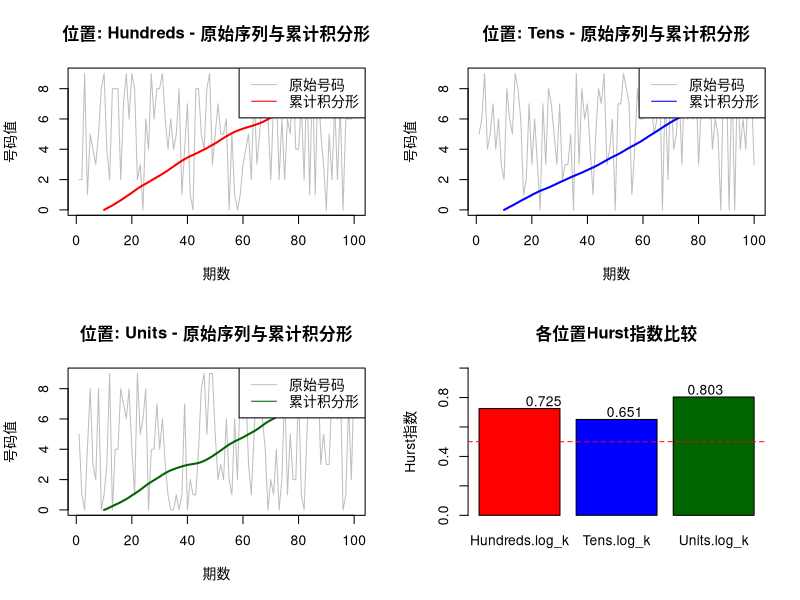

Write R code to recreate this figure.
# @author: my@daisg.com
# @date: 2016-09-19
# @version: 1.0
# Copyright (c) 2016 daisg
# SPDX-License-Identifier: GPL-3
# @brief/ Description
## Super 3D lottery with Fractal Theory
## 福彩3D累计积分形分析算法

# # -----------------------------------------
# # A：数据准备与任务创建
# # -----------------------------------------

# 方法1：自建包获取数据：数据 3D_Data。
# library(GH.AN.LIST) 
# Super3D_Data <- GH_LIST(5,1000,4) #参数(3D代码、期数、字段数)
# str(Super3D_Data) # 数据集的基本信息
# head(Super3D_Data)  # 前几行数据
# sum(is.na(Super3D_Data)) # 检查缺失值

# 方法2：导入本地CSV格式的历史数据
# 方法3：模拟生成随机的福彩3D历史数据
## 格式：期号(ISSUE), 百位(Hundreds), 十位(Tens), 个位(Units)
set.seed(123) # 设置随机种子确保示例可重现
n_periods <- 100 # 设置期数
## 生成随机数据
Super3D_history <- data.frame(
  ISSUE = 240001:(240000 + n_periods),
  Hundreds = sample(0:9, n_periods, replace = TRUE),
  Tens = sample(0:9, n_periods, replace = TRUE),
  Units = sample(0:9, n_periods, replace = TRUE)
)
# 方法4：爬虫
# source("./SPIDER_3D.R",encoding="utf-8")
# Super3D_history <- SP_3D(1000)

# # -----------------------------------------
# # B：累计积分形转换函数
# # -----------------------------------------
fractal_cumulative_transform <- function(ts_data, window_size = 10) {
  # 参数:
  # ts_data: 数值向量，一个位置的历史号码序列
  # window_size: 滑动窗口大小，用于平滑序列
  
  n <- length(ts_data)
  if (n < window_size) {
    stop("数据量不足，需要至少", window_size, "期数据进行分形分析")
  }
  
  # 基础累计积：对原始序列进行累加
  simple_cumsum <- cumsum(ts_data)
  
  # 滑动窗口平均累计积：平滑序列，减少随机波动
  smoothed_cumsum <- stats::filter(simple_cumsum, 
                                   rep(1/window_size, window_size), 
                                   sides = 1)
  
  # 标准化累计积分形值
  normalized_fractal <- (smoothed_cumsum - min(smoothed_cumsum, na.rm = TRUE)) / 
    (max(smoothed_cumsum, na.rm = TRUE) - min(smoothed_cumsum, na.rm = TRUE))
  
  return(list(
    simple_cumsum = simple_cumsum,
    smoothed_cumsum = smoothed_cumsum,
    normalized_fractal = normalized_fractal
  ))
}

# # -----------------------------------------
# # C：分形维数估算函数（通过Hurst指数）
# # -----------------------------------------
calculate_hurst <- function(ts_data) {
  # 使用重标极差分析法(R/S分析法)计算Hurst指数
  # Hurst指数与分形维数D的关系：D = 2 - H
  # H > 0.5: 序列具有持续性; H < 0.5: 序列具有反持续性; H = 0.5: 随机序列
  
  n <- length(ts_data)
  if (n < 10) return(NA)
  
  # 将序列分成多个子区间
  max_k <- floor(n/2)
  r_s_ratio <- numeric(max_k)
  
  for (k in 2:max_k) {
    # 将序列分成m个长度为k的子区间
    m <- floor(n/k)
    if (m < 2) next
    
    # 计算每个子区间的重标极差(R/S)
    r_s_values <- numeric(m)
    for (i in 1:m) {
      subset_data <- ts_data[((i-1)*k+1):(i*k)]
      mean_val <- mean(subset_data)
      deviation <- subset_data - mean_val
      z <- cumsum(deviation) # 累积离差
      r <- max(z) - min(z)   # 极差
      s <- sd(subset_data)    # 标准差
      if (s > 0) r_s_values[i] <- r/s
    }
    
    r_s_ratio[k] <- mean(r_s_values, na.rm = TRUE)
  }
  
  # 剔除无效值
  valid_indices <- which(r_s_ratio > 0)
  if (length(valid_indices) < 3) return(NA)
  
  # 对log(k)和log(R/S)进行线性回归，斜率即为Hurst指数
  k_values <- valid_indices
  log_k <- log(k_values)
  log_rs <- log(r_s_ratio[k_values])
  
  model <- lm(log_rs ~ log_k)
  hurst <- coef(model)[2]
  
  return(hurst)
}

# # -----------------------------------------
# # D：累计积分形预测函数
# # -----------------------------------------
fractal_predict <- function(ts_data, steps = 1, window_size = 10) {
  # 基于累计积分形序列的趋势进行预测
  n <- length(ts_data)
  
  # 计算累计积分形序列
  fractal_seq <- fractal_cumulative_transform(ts_data, window_size)
  cumsum_vals <- fractal_seq$simple_cumsum
  
  # 使用线性回归拟合近期趋势
  recent_data <- data.frame(
    time = 1:length(cumsum_vals),
    value = cumsum_vals
  )
  
  # 拟合最近window_size*2期的趋势
  recent_window <- max(1, n - window_size*2):n
  model <- lm(value ~ time, data = recent_data[recent_window, ])
  
  # 预测未来steps期的累计积分形值
  future_times <- data.frame(time = (n+1):(n+steps))
  future_cumsum <- predict(model, future_times)
  
  # 将累计积分形预测值转换回原始号码预测
  current_cumsum <- cumsum_vals[n]
  predicted_diff <- future_cumsum - current_cumsum
  
  # 预测的原始号码值（取整并限制在0-9范围内）
  predicted_values <- round(predicted_diff / steps)
  predicted_values <- pmax(0, pmin(9, predicted_values))
  
  return(predicted_values)
}

# # -----------------------------------------
# # E：主分析函数
# # -----------------------------------------
analyze_3d_fractal <- function(data, positions = c("Hundreds", "Tens", "Units"), 
                               window_size = 10) {
  # 对3D每个位置进行累计积分形分析
  
  results <- list()
  
  for (pos in positions) {
    cat("=== 分析位置:", pos, "===\n")
    
    # 提取该位置的历史数据
    ts_data <- data[[pos]]
    
    # 计算累计积分形序列
    fractal_result <- fractal_cumulative_transform(ts_data, window_size)
    results[[pos]]$fractal <- fractal_result
    
    # 计算Hurst指数
    hurst <- calculate_hurst(ts_data)
    results[[pos]]$hurst <- hurst
    fractal_dim <- ifelse(!is.na(hurst), 2 - hurst, NA)
    
    cat("Hurst指数:", round(hurst, 4), "\n")
    cat("分形维数:", round(fractal_dim, 4), "\n")
    
    # 判断序列特性
    if (!is.na(hurst)) {
      if (hurst > 0.6) {
        cat("序列特性: 强持续性（趋势增强）\n")
      } else if (hurst > 0.5) {
        cat("序列特性: 弱持续性\n")
      } else if (hurst > 0.4) {
        cat("序列特性: 弱反持续性\n")
      } else {
        cat("序列特性: 强反持续性（均值回归）\n")
      }
    }
    
    # 进行预测
    predicted <- fractal_predict(ts_data, steps = 1, window_size)
    results[[pos]]$predicted <- predicted
    cat("下期预测号码:", predicted, "\n\n")
  }
  
  return(results)
}

# # -----------------------------------------
# # F：执行分析
# # -----------------------------------------
if (exists("Super3D_history")) {
  # 运行累计积分形分析
  fractal_results <- analyze_3d_fractal(Super3D_history)
  
  # G： 可视化结果
  # 绘制累计积分形序列图
  par(mfrow = c(2, 2))
  
  positions <- c("Hundreds", "Tens", "Units")
  colors <- c("red", "blue", "darkgreen")
  
  for (i in 1:length(positions)) {
    pos <- positions[i]
    fractal_data <- fractal_results[[pos]]$fractal
    
    plot(Super3D_history[[pos]], type = "l", col = "gray",
         main = paste("位置:", pos, "- 原始序列与累计积分形"),
         xlab = "期数", ylab = "号码值")
    
    lines(fractal_data$normalized_fractal * 9, col = colors[i], lwd = 2)
    legend("topright", legend = c("原始号码", "累计积分形"), 
           col = c("gray", colors[i]), lty = 1)
  }
  
  # 绘制Hurst指数比较图
  hurst_values <- sapply(positions, function(pos) fractal_results[[pos]]$hurst)
  if (all(!is.na(hurst_values))) {
    barplot(hurst_values, col = colors, main = "各位置Hurst指数比较",
            ylab = "Hurst指数", ylim = c(0, 1))
    abline(h = 0.5, lty = 2, col = "red")
    text(x = 1:3, y = hurst_values + 0.05, 
         labels = round(hurst_values, 3))
  }
  
} else {
  cat("请提供福彩3D历史数据，数据框需包含'Hundreds','Tens','Units'三列\n")
}

# # -----------------------------------------
# # H：结果汇总
# # -----------------------------------------
cat("====== 福彩3D累计积分形分析报告 ======\n")
if (exists("fractal_results")) {
  for (pos in c("Hundreds", "Tens", "Units")) {
    cat("位置:", pos, "\n")
    cat("  预测号码:", fractal_results[[pos]]$predicted, "\n")
    cat("  Hurst指数:", round(fractal_results[[pos]]$hurst, 4), "\n")
    cat("  分形维数:", round(2 - fractal_results[[pos]]$hurst, 4), "\n")
    cat("  ", 
        ifelse(fractal_results[[pos]]$hurst > 0.5, 
               "提示: 序列具有持续性，近期趋势可能延续",
               "提示: 序列具有反持续性，近期趋势可能反转"), "\n\n")
  }
}